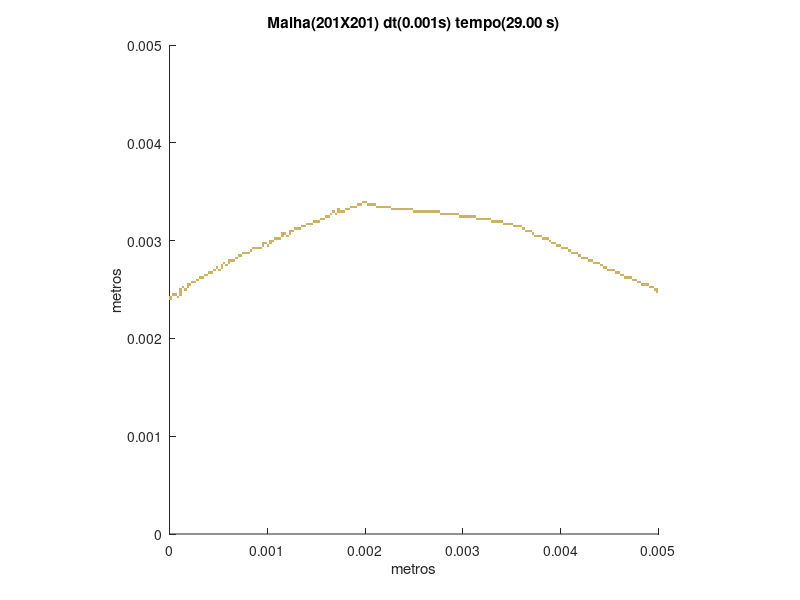

MATLAB code to generate this figure:
set (gca,'PlotBoxAspectRatio',[1 1 1],'Xlim',[0,0.005],'Ylim',[0,0.005])
hold on
title('Malha(201X201) dt(0.001s) tempo(29.00 s)')
hold on
ylabel('metros')
hold on
xlabel('metros')
hold on

fill([0 0 2.48756218905473E-05 2.48756218905473E-05],[0.00238805970149254 0.00241293532338308 0.00241293532338308 0.00238805970149254],[0.8,0.7,0.4],'LineStyle','none')

fill([0 0 2.48756218905473E-05 2.48756218905473E-05],[0.00241293532338308 0.00243781094527363 0.00243781094527363 0.00241293532338308],[0.8,0.7,0.4],'LineStyle','none')

fill([7.46268656716418E-05 7.46268656716418E-05 9.95024875621891E-05 9.95024875621891E-05],[0.00241293532338308 0.00243781094527363 0.00243781094527363 0.00241293532338308],[0.8,0.7,0.4],'LineStyle','none')

fill([2.48756218905473E-05 2.48756218905473E-05 4.97512437810945E-05 4.97512437810945E-05],[0.00243781094527363 0.00246268656716418 0.00246268656716418 0.00243781094527363],[0.8,0.7,0.4],'LineStyle','none')

fill([4.97512437810945E-05 4.97512437810945E-05 7.46268656716418E-05 7.46268656716418E-05],[0.00243781094527363 0.00246268656716418 0.00246268656716418 0.00243781094527363],[0.8,0.7,0.4],'LineStyle','none')

fill([9.95024875621891E-05 9.95024875621891E-05 0.000124378109452736 0.000124378109452736],[0.00243781094527363 0.00246268656716418 0.00246268656716418 0.00243781094527363],[0.8,0.7,0.4],'LineStyle','none')

fill([9.95024875621891E-05 9.95024875621891E-05 0.000124378109452736 0.000124378109452736],[0.00246268656716418 0.00248756218905473 0.00248756218905473 0.00246268656716418],[0.8,0.7,0.4],'LineStyle','none')

fill([0.00497512437810945 0.00497512437810945 0.005 0.005],[0.00246268656716418 0.00248756218905473 0.00248756218905473 0.00246268656716418],[0.8,0.7,0.4],'LineStyle','none')

fill([9.95024875621891E-05 9.95024875621891E-05 0.000124378109452736 0.000124378109452736],[0.00248756218905473 0.00251243781094527 0.00251243781094527 0.00248756218905473],[0.8,0.7,0.4],'LineStyle','none')

fill([0.000149253731343284 0.000149253731343284 0.000174129353233831 0.000174129353233831],[0.00248756218905473 0.00251243781094527 0.00251243781094527 0.00248756218905473],[0.8,0.7,0.4],'LineStyle','none')

fill([0.00495024875621891 0.00495024875621891 0.00497512437810945 0.00497512437810945],[0.00248756218905473 0.00251243781094527 0.00251243781094527 0.00248756218905473],[0.8,0.7,0.4],'LineStyle','none')

fill([0.00497512437810945 0.00497512437810945 0.005 0.005],[0.00248756218905473 0.00251243781094527 0.00251243781094527 0.00248756218905473],[0.8,0.7,0.4],'LineStyle','none')

fill([0.000124378109452736 0.000124378109452736 0.000149253731343284 0.000149253731343284],[0.00251243781094527 0.00253731343283582 0.00253731343283582 0.00251243781094527],[0.8,0.7,0.4],'LineStyle','none')

fill([0.000174129353233831 0.000174129353233831 0.000199004975124378 0.000199004975124378],[0.00251243781094527 0.00253731343283582 0.00253731343283582 0.00251243781094527],[0.8,0.7,0.4],'LineStyle','none')

fill([0.00490049751243781 0.00490049751243781 0.00492537313432836 0.00492537313432836],[0.00251243781094527 0.00253731343283582 0.00253731343283582 0.00251243781094527],[0.8,0.7,0.4],'LineStyle','none')

fill([0.00492537313432836 0.00492537313432836 0.00495024875621891 0.00495024875621891],[0.00251243781094527 0.00253731343283582 0.00253731343283582 0.00251243781094527],[0.8,0.7,0.4],'LineStyle','none')

fill([0.000174129353233831 0.000174129353233831 0.000199004975124378 0.000199004975124378],[0.00253731343283582 0.00256218905472637 0.00256218905472637 0.00253731343283582],[0.8,0.7,0.4],'LineStyle','none')

fill([0.000199004975124378 0.000199004975124378 0.000223880597014925 0.000223880597014925],[0.00253731343283582 0.00256218905472637 0.00256218905472637 0.00253731343283582],[0.8,0.7,0.4],'LineStyle','none')

fill([0.00482587064676617 0.00482587064676617 0.00485074626865672 0.00485074626865672],[0.00253731343283582 0.00256218905472637 0.00256218905472637 0.00253731343283582],[0.8,0.7,0.4],'LineStyle','none')

fill([0.00485074626865672 0.00485074626865672 0.00487562189054726 0.00487562189054726],[0.00253731343283582 0.00256218905472637 0.00256218905472637 0.00253731343283582],[0.8,0.7,0.4],'LineStyle','none')

fill([0.00487562189054726 0.00487562189054726 0.00490049751243781 0.00490049751243781],[0.00253731343283582 0.00256218905472637 0.00256218905472637 0.00253731343283582],[0.8,0.7,0.4],'LineStyle','none')

fill([0.000223880597014925 0.000223880597014925 0.000248756218905473 0.000248756218905473],[0.00256218905472637 0.00258706467661692 0.00258706467661692 0.00256218905472637],[0.8,0.7,0.4],'LineStyle','none')

fill([0.000248756218905473 0.000248756218905473 0.00027363184079602 0.00027363184079602],[0.00256218905472637 0.00258706467661692 0.00258706467661692 0.00256218905472637],[0.8,0.7,0.4],'LineStyle','none')

fill([0.00477611940298507 0.00477611940298507 0.00480099502487562 0.00480099502487562],[0.00256218905472637 0.00258706467661692 0.00258706467661692 0.00256218905472637],[0.8,0.7,0.4],'LineStyle','none')

fill([0.00480099502487562 0.00480099502487562 0.00482587064676617 0.00482587064676617],[0.00256218905472637 0.00258706467661692 0.00258706467661692 0.00256218905472637],[0.8,0.7,0.4],'LineStyle','none')

fill([0.00027363184079602 0.00027363184079602 0.000298507462686567 0.000298507462686567],[0.00258706467661692 0.00261194029850746 0.00261194029850746 0.00258706467661692],[0.8,0.7,0.4],'LineStyle','none')

fill([0.00472636815920398 0.00472636815920398 0.00475124378109453 0.00475124378109453],[0.00258706467661692 0.00261194029850746 0.00261194029850746 0.00258706467661692],[0.8,0.7,0.4],'LineStyle','none')

fill([0.00475124378109453 0.00475124378109453 0.00477611940298507 0.00477611940298507],[0.00258706467661692 0.00261194029850746 0.00261194029850746 0.00258706467661692],[0.8,0.7,0.4],'LineStyle','none')

fill([0.000298507462686567 0.000298507462686567 0.000323383084577114 0.000323383084577114],[0.00261194029850746 0.00263681592039801 0.00263681592039801 0.00261194029850746],[0.8,0.7,0.4],'LineStyle','none')

fill([0.000323383084577114 0.000323383084577114 0.000348258706467662 0.000348258706467662],[0.00261194029850746 0.00263681592039801 0.00263681592039801 0.00261194029850746],[0.8,0.7,0.4],'LineStyle','none')

fill([0.00465174129353234 0.00465174129353234 0.00467661691542289 0.00467661691542289],[0.00261194029850746 0.00263681592039801 0.00263681592039801 0.00261194029850746],[0.8,0.7,0.4],'LineStyle','none')

fill([0.00467661691542289 0.00467661691542289 0.00470149253731343 0.00470149253731343],[0.00261194029850746 0.00263681592039801 0.00263681592039801 0.00261194029850746],[0.8,0.7,0.4],'LineStyle','none')

fill([0.00470149253731343 0.00470149253731343 0.00472636815920398 0.00472636815920398],[0.00261194029850746 0.00263681592039801 0.00263681592039801 0.00261194029850746],[0.8,0.7,0.4],'LineStyle','none')

fill([0.000348258706467662 0.000348258706467662 0.000373134328358209 0.000373134328358209],[0.00263681592039801 0.00266169154228856 0.00266169154228856 0.00263681592039801],[0.8,0.7,0.4],'LineStyle','none')

fill([0.000373134328358209 0.000373134328358209 0.000398009950248756 0.000398009950248756],[0.00263681592039801 0.00266169154228856 0.00266169154228856 0.00263681592039801],[0.8,0.7,0.4],'LineStyle','none')

fill([0.00460199004975124 0.00460199004975124 0.00462686567164179 0.00462686567164179],[0.00263681592039801 0.00266169154228856 0.00266169154228856 0.00263681592039801],[0.8,0.7,0.4],'LineStyle','none')

fill([0.00462686567164179 0.00462686567164179 0.00465174129353234 0.00465174129353234],[0.00263681592039801 0.00266169154228856 0.00266169154228856 0.00263681592039801],[0.8,0.7,0.4],'LineStyle','none')

fill([0.000398009950248756 0.000398009950248756 0.000422885572139303 0.000422885572139303],[0.00266169154228856 0.0026865671641791 0.0026865671641791 0.00266169154228856],[0.8,0.7,0.4],'LineStyle','none')

fill([0.000422885572139303 0.000422885572139303 0.000447761194029851 0.000447761194029851],[0.00266169154228856 0.0026865671641791 0.0026865671641791 0.00266169154228856],[0.8,0.7,0.4],'LineStyle','none')

fill([0.00455223880597015 0.00455223880597015 0.0045771144278607 0.0045771144278607],[0.00266169154228856 0.0026865671641791 0.0026865671641791 0.00266169154228856],[0.8,0.7,0.4],'LineStyle','none')

fill([0.0045771144278607 0.0045771144278607 0.00460199004975124 0.00460199004975124],[0.00266169154228856 0.0026865671641791 0.0026865671641791 0.00266169154228856],[0.8,0.7,0.4],'LineStyle','none')

fill([0.000447761194029851 0.000447761194029851 0.000472636815920398 0.000472636815920398],[0.0026865671641791 0.00271144278606965 0.00271144278606965 0.0026865671641791],[0.8,0.7,0.4],'LineStyle','none')

fill([0.000497512437810945 0.000497512437810945 0.000522388059701492 0.000522388059701492],[0.0026865671641791 0.00271144278606965 0.00271144278606965 0.0026865671641791],[0.8,0.7,0.4],'LineStyle','none')

fill([0.00447761194029851 0.00447761194029851 0.00450248756218905 0.00450248756218905],[0.0026865671641791 0.00271144278606965 0.00271144278606965 0.0026865671641791],[0.8,0.7,0.4],'LineStyle','none')

fill([0.00450248756218905 0.00450248756218905 0.0045273631840796 0.0045273631840796],[0.0026865671641791 0.00271144278606965 0.00271144278606965 0.0026865671641791],[0.8,0.7,0.4],'LineStyle','none')

fill([0.0045273631840796 0.0045273631840796 0.00455223880597015 0.00455223880597015],[0.0026865671641791 0.00271144278606965 0.00271144278606965 0.0026865671641791],[0.8,0.7,0.4],'LineStyle','none')

fill([0.000472636815920398 0.000472636815920398 0.000497512437810945 0.000497512437810945],[0.00271144278606965 0.0027363184079602 0.0027363184079602 0.00271144278606965],[0.8,0.7,0.4],'LineStyle','none')

fill([0.000522388059701492 0.000522388059701492 0.00054726368159204 0.00054726368159204],[0.00271144278606965 0.0027363184079602 0.0027363184079602 0.00271144278606965],[0.8,0.7,0.4],'LineStyle','none')

fill([0.00442786069651741 0.00442786069651741 0.00445273631840796 0.00445273631840796],[0.00271144278606965 0.0027363184079602 0.0027363184079602 0.00271144278606965],[0.8,0.7,0.4],'LineStyle','none')

fill([0.00445273631840796 0.00445273631840796 0.00447761194029851 0.00447761194029851],[0.00271144278606965 0.0027363184079602 0.0027363184079602 0.00271144278606965],[0.8,0.7,0.4],'LineStyle','none')

fill([0.000522388059701492 0.000522388059701492 0.00054726368159204 0.00054726368159204],[0.0027363184079602 0.00276119402985075 0.00276119402985075 0.0027363184079602],[0.8,0.7,0.4],'LineStyle','none')

fill([0.000572139303482587 0.000572139303482587 0.000597014925373134 0.000597014925373134],[0.0027363184079602 0.00276119402985075 0.00276119402985075 0.0027363184079602],[0.8,0.7,0.4],'LineStyle','none')

fill([0.00440298507462687 0.00440298507462687 0.00442786069651741 0.00442786069651741],[0.0027363184079602 0.00276119402985075 0.00276119402985075 0.0027363184079602],[0.8,0.7,0.4],'LineStyle','none')

fill([0.00054726368159204 0.00054726368159204 0.000572139303482587 0.000572139303482587],[0.00276119402985075 0.00278606965174129 0.00278606965174129 0.00276119402985075],[0.8,0.7,0.4],'LineStyle','none')

fill([0.000597014925373134 0.000597014925373134 0.000621890547263682 0.000621890547263682],[0.00276119402985075 0.00278606965174129 0.00278606965174129 0.00276119402985075],[0.8,0.7,0.4],'LineStyle','none')

fill([0.00432835820895522 0.00432835820895522 0.00435323383084577 0.00435323383084577],[0.00276119402985075 0.00278606965174129 0.00278606965174129 0.00276119402985075],[0.8,0.7,0.4],'LineStyle','none')

fill([0.00435323383084577 0.00435323383084577 0.00437810945273632 0.00437810945273632],[0.00276119402985075 0.00278606965174129 0.00278606965174129 0.00276119402985075],[0.8,0.7,0.4],'LineStyle','none')

fill([0.00437810945273632 0.00437810945273632 0.00440298507462687 0.00440298507462687],[0.00276119402985075 0.00278606965174129 0.00278606965174129 0.00276119402985075],[0.8,0.7,0.4],'LineStyle','none')

fill([0.000597014925373134 0.000597014925373134 0.000621890547263682 0.000621890547263682],[0.00278606965174129 0.00281094527363184 0.00281094527363184 0.00278606965174129],[0.8,0.7,0.4],'LineStyle','none')

fill([0.000621890547263682 0.000621890547263682 0.000646766169154229 0.000646766169154229],[0.00278606965174129 0.00281094527363184 0.00281094527363184 0.00278606965174129],[0.8,0.7,0.4],'LineStyle','none')

fill([0.000646766169154229 0.000646766169154229 0.000671641791044776 0.000671641791044776],[0.00278606965174129 0.00281094527363184 0.00281094527363184 0.00278606965174129],[0.8,0.7,0.4],'LineStyle','none')

fill([0.00427860696517413 0.00427860696517413 0.00430348258706468 0.00430348258706468],[0.00278606965174129 0.00281094527363184 0.00281094527363184 0.00278606965174129],[0.8,0.7,0.4],'LineStyle','none')

fill([0.00430348258706468 0.00430348258706468 0.00432835820895522 0.00432835820895522],[0.00278606965174129 0.00281094527363184 0.00281094527363184 0.00278606965174129],[0.8,0.7,0.4],'LineStyle','none')

fill([0.000671641791044776 0.000671641791044776 0.000696517412935323 0.000696517412935323],[0.00281094527363184 0.00283582089552239 0.00283582089552239 0.00281094527363184],[0.8,0.7,0.4],'LineStyle','none')

fill([0.00420398009950249 0.00420398009950249 0.00422885572139303 0.00422885572139303],[0.00281094527363184 0.00283582089552239 0.00283582089552239 0.00281094527363184],[0.8,0.7,0.4],'LineStyle','none')

fill([0.00422885572139303 0.00422885572139303 0.00425373134328358 0.00425373134328358],[0.00281094527363184 0.00283582089552239 0.00283582089552239 0.00281094527363184],[0.8,0.7,0.4],'LineStyle','none')

fill([0.00425373134328358 0.00425373134328358 0.00427860696517413 0.00427860696517413],[0.00281094527363184 0.00283582089552239 0.00283582089552239 0.00281094527363184],[0.8,0.7,0.4],'LineStyle','none')

fill([0.000696517412935323 0.000696517412935323 0.000721393034825871 0.000721393034825871],[0.00283582089552239 0.00286069651741294 0.00286069651741294 0.00283582089552239],[0.8,0.7,0.4],'LineStyle','none')

fill([0.000721393034825871 0.000721393034825871 0.000746268656716418 0.000746268656716418],[0.00283582089552239 0.00286069651741294 0.00286069651741294 0.00283582089552239],[0.8,0.7,0.4],'LineStyle','none')

fill([0.00417910447761194 0.00417910447761194 0.00420398009950249 0.00420398009950249],[0.00283582089552239 0.00286069651741294 0.00286069651741294 0.00283582089552239],[0.8,0.7,0.4],'LineStyle','none')

fill([0.000746268656716418 0.000746268656716418 0.000771144278606965 0.000771144278606965],[0.00286069651741294 0.00288557213930348 0.00288557213930348 0.00286069651741294],[0.8,0.7,0.4],'LineStyle','none')

fill([0.000771144278606965 0.000771144278606965 0.000796019900497512 0.000796019900497512],[0.00286069651741294 0.00288557213930348 0.00288557213930348 0.00286069651741294],[0.8,0.7,0.4],'LineStyle','none')

fill([0.000796019900497512 0.000796019900497512 0.00082089552238806 0.00082089552238806],[0.00286069651741294 0.00288557213930348 0.00288557213930348 0.00286069651741294],[0.8,0.7,0.4],'LineStyle','none')

fill([0.0041044776119403 0.0041044776119403 0.00412935323383085 0.00412935323383085],[0.00286069651741294 0.00288557213930348 0.00288557213930348 0.00286069651741294],[0.8,0.7,0.4],'LineStyle','none')

fill([0.00412935323383085 0.00412935323383085 0.00415422885572139 0.00415422885572139],[0.00286069651741294 0.00288557213930348 0.00288557213930348 0.00286069651741294],[0.8,0.7,0.4],'LineStyle','none')

fill([0.00415422885572139 0.00415422885572139 0.00417910447761194 0.00417910447761194],[0.00286069651741294 0.00288557213930348 0.00288557213930348 0.00286069651741294],[0.8,0.7,0.4],'LineStyle','none')

fill([0.00082089552238806 0.00082089552238806 0.000845771144278607 0.000845771144278607],[0.00288557213930348 0.00291044776119403 0.00291044776119403 0.00288557213930348],[0.8,0.7,0.4],'LineStyle','none')

fill([0.00407960199004975 0.00407960199004975 0.0041044776119403 0.0041044776119403],[0.00288557213930348 0.00291044776119403 0.00291044776119403 0.00288557213930348],[0.8,0.7,0.4],'LineStyle','none')

fill([0.000845771144278607 0.000845771144278607 0.000870646766169154 0.000870646766169154],[0.00291044776119403 0.00293532338308458 0.00293532338308458 0.00291044776119403],[0.8,0.7,0.4],'LineStyle','none')

fill([0.000870646766169154 0.000870646766169154 0.000895522388059702 0.000895522388059702],[0.00291044776119403 0.00293532338308458 0.00293532338308458 0.00291044776119403],[0.8,0.7,0.4],'LineStyle','none')

fill([0.000895522388059702 0.000895522388059702 0.000920398009950249 0.000920398009950249],[0.00291044776119403 0.00293532338308458 0.00293532338308458 0.00291044776119403],[0.8,0.7,0.4],'LineStyle','none')

fill([0.000920398009950249 0.000920398009950249 0.000945273631840796 0.000945273631840796],[0.00291044776119403 0.00293532338308458 0.00293532338308458 0.00291044776119403],[0.8,0.7,0.4],'LineStyle','none')

fill([0.00400497512437811 0.00400497512437811 0.00402985074626866 0.00402985074626866],[0.00291044776119403 0.00293532338308458 0.00293532338308458 0.00291044776119403],[0.8,0.7,0.4],'LineStyle','none')

fill([0.00402985074626866 0.00402985074626866 0.0040547263681592 0.0040547263681592],[0.00291044776119403 0.00293532338308458 0.00293532338308458 0.00291044776119403],[0.8,0.7,0.4],'LineStyle','none')

fill([0.0040547263681592 0.0040547263681592 0.00407960199004975 0.00407960199004975],[0.00291044776119403 0.00293532338308458 0.00293532338308458 0.00291044776119403],[0.8,0.7,0.4],'LineStyle','none')

fill([0.000945273631840796 0.000945273631840796 0.000970149253731343 0.000970149253731343],[0.00293532338308458 0.00296019900497512 0.00296019900497512 0.00293532338308458],[0.8,0.7,0.4],'LineStyle','none')

fill([0.00099502487562189 0.00099502487562189 0.00101990049751244 0.00101990049751244],[0.00293532338308458 0.00296019900497512 0.00296019900497512 0.00293532338308458],[0.8,0.7,0.4],'LineStyle','none')

fill([0.00395522388059701 0.00395522388059701 0.00398009950248756 0.00398009950248756],[0.00293532338308458 0.00296019900497512 0.00296019900497512 0.00293532338308458],[0.8,0.7,0.4],'LineStyle','none')

fill([0.00398009950248756 0.00398009950248756 0.00400497512437811 0.00400497512437811],[0.00293532338308458 0.00296019900497512 0.00296019900497512 0.00293532338308458],[0.8,0.7,0.4],'LineStyle','none')

fill([0.000945273631840796 0.000945273631840796 0.000970149253731343 0.000970149253731343],[0.00296019900497512 0.00298507462686567 0.00298507462686567 0.00296019900497512],[0.8,0.7,0.4],'LineStyle','none')

fill([0.000970149253731343 0.000970149253731343 0.00099502487562189 0.00099502487562189],[0.00296019900497512 0.00298507462686567 0.00298507462686567 0.00296019900497512],[0.8,0.7,0.4],'LineStyle','none')

fill([0.00101990049751244 0.00101990049751244 0.00104477611940298 0.00104477611940298],[0.00296019900497512 0.00298507462686567 0.00298507462686567 0.00296019900497512],[0.8,0.7,0.4],'LineStyle','none')

fill([0.00390547263681592 0.00390547263681592 0.00393034825870647 0.00393034825870647],[0.00296019900497512 0.00298507462686567 0.00298507462686567 0.00296019900497512],[0.8,0.7,0.4],'LineStyle','none')

fill([0.00393034825870647 0.00393034825870647 0.00395522388059701 0.00395522388059701],[0.00296019900497512 0.00298507462686567 0.00298507462686567 0.00296019900497512],[0.8,0.7,0.4],'LineStyle','none')

fill([0.00101990049751244 0.00101990049751244 0.00104477611940298 0.00104477611940298],[0.00298507462686567 0.00300995024875622 0.00300995024875622 0.00298507462686567],[0.8,0.7,0.4],'LineStyle','none')

fill([0.00104477611940298 0.00104477611940298 0.00106965174129353 0.00106965174129353],[0.00298507462686567 0.00300995024875622 0.00300995024875622 0.00298507462686567],[0.8,0.7,0.4],'LineStyle','none')

fill([0.00388059701492537 0.00388059701492537 0.00390547263681592 0.00390547263681592],[0.00298507462686567 0.00300995024875622 0.00300995024875622 0.00298507462686567],[0.8,0.7,0.4],'LineStyle','none')

fill([0.00106965174129353 0.00106965174129353 0.00109452736318408 0.00109452736318408],[0.00300995024875622 0.00303482587064677 0.00303482587064677 0.00300995024875622],[0.8,0.7,0.4],'LineStyle','none')

fill([0.00109452736318408 0.00109452736318408 0.00111940298507463 0.00111940298507463],[0.00300995024875622 0.00303482587064677 0.00303482587064677 0.00300995024875622],[0.8,0.7,0.4],'LineStyle','none')

fill([0.00111940298507463 0.00111940298507463 0.00114427860696517 0.00114427860696517],[0.00300995024875622 0.00303482587064677 0.00303482587064677 0.00300995024875622],[0.8,0.7,0.4],'LineStyle','none')

fill([0.00380597014925373 0.00380597014925373 0.00383084577114428 0.00383084577114428],[0.00300995024875622 0.00303482587064677 0.00303482587064677 0.00300995024875622],[0.8,0.7,0.4],'LineStyle','none')

fill([0.00383084577114428 0.00383084577114428 0.00385572139303483 0.00385572139303483],[0.00300995024875622 0.00303482587064677 0.00303482587064677 0.00300995024875622],[0.8,0.7,0.4],'LineStyle','none')

fill([0.00385572139303483 0.00385572139303483 0.00388059701492537 0.00388059701492537],[0.00300995024875622 0.00303482587064677 0.00303482587064677 0.00300995024875622],[0.8,0.7,0.4],'LineStyle','none')

fill([0.00114427860696517 0.00114427860696517 0.00116915422885572 0.00116915422885572],[0.00303482587064677 0.00305970149253731 0.00305970149253731 0.00303482587064677],[0.8,0.7,0.4],'LineStyle','none')

fill([0.00119402985074627 0.00119402985074627 0.00121890547263682 0.00121890547263682],[0.00303482587064677 0.00305970149253731 0.00305970149253731 0.00303482587064677],[0.8,0.7,0.4],'LineStyle','none')

fill([0.00373134328358209 0.00373134328358209 0.00375621890547264 0.00375621890547264],[0.00303482587064677 0.00305970149253731 0.00305970149253731 0.00303482587064677],[0.8,0.7,0.4],'LineStyle','none')

fill([0.00375621890547264 0.00375621890547264 0.00378109452736318 0.00378109452736318],[0.00303482587064677 0.00305970149253731 0.00305970149253731 0.00303482587064677],[0.8,0.7,0.4],'LineStyle','none')

fill([0.00378109452736318 0.00378109452736318 0.00380597014925373 0.00380597014925373],[0.00303482587064677 0.00305970149253731 0.00305970149253731 0.00303482587064677],[0.8,0.7,0.4],'LineStyle','none')

fill([0.00114427860696517 0.00114427860696517 0.00116915422885572 0.00116915422885572],[0.00305970149253731 0.00308457711442786 0.00308457711442786 0.00305970149253731],[0.8,0.7,0.4],'LineStyle','none')

fill([0.00116915422885572 0.00116915422885572 0.00119402985074627 0.00119402985074627],[0.00305970149253731 0.00308457711442786 0.00308457711442786 0.00305970149253731],[0.8,0.7,0.4],'LineStyle','none')

fill([0.00121890547263682 0.00121890547263682 0.00124378109452736 0.00124378109452736],[0.00305970149253731 0.00308457711442786 0.00308457711442786 0.00305970149253731],[0.8,0.7,0.4],'LineStyle','none')

fill([0.00370646766169154 0.00370646766169154 0.00373134328358209 0.00373134328358209],[0.00305970149253731 0.00308457711442786 0.00308457711442786 0.00305970149253731],[0.8,0.7,0.4],'LineStyle','none')

fill([0.00121890547263682 0.00121890547263682 0.00124378109452736 0.00124378109452736],[0.00308457711442786 0.00310945273631841 0.00310945273631841 0.00308457711442786],[0.8,0.7,0.4],'LineStyle','none')

fill([0.00124378109452736 0.00124378109452736 0.00126865671641791 0.00126865671641791],[0.00308457711442786 0.00310945273631841 0.00310945273631841 0.00308457711442786],[0.8,0.7,0.4],'LineStyle','none')

fill([0.0036318407960199 0.0036318407960199 0.00365671641791045 0.00365671641791045],[0.00308457711442786 0.00310945273631841 0.00310945273631841 0.00308457711442786],[0.8,0.7,0.4],'LineStyle','none')

fill([0.00365671641791045 0.00365671641791045 0.003681592039801 0.003681592039801],[0.00308457711442786 0.00310945273631841 0.00310945273631841 0.00308457711442786],[0.8,0.7,0.4],'LineStyle','none')

fill([0.003681592039801 0.003681592039801 0.00370646766169154 0.00370646766169154],[0.00308457711442786 0.00310945273631841 0.00310945273631841 0.00308457711442786],[0.8,0.7,0.4],'LineStyle','none')

fill([0.00126865671641791 0.00126865671641791 0.00129353233830846 0.00129353233830846],[0.00310945273631841 0.00313432835820896 0.00313432835820896 0.00310945273631841],[0.8,0.7,0.4],'LineStyle','none')

fill([0.00129353233830846 0.00129353233830846 0.001318407960199 0.001318407960199],[0.00310945273631841 0.00313432835820896 0.00313432835820896 0.00310945273631841],[0.8,0.7,0.4],'LineStyle','none')

fill([0.001318407960199 0.001318407960199 0.00134328358208955 0.00134328358208955],[0.00310945273631841 0.00313432835820896 0.00313432835820896 0.00310945273631841],[0.8,0.7,0.4],'LineStyle','none')

fill([0.00360696517412935 0.00360696517412935 0.0036318407960199 0.0036318407960199],[0.00310945273631841 0.00313432835820896 0.00313432835820896 0.00310945273631841],[0.8,0.7,0.4],'LineStyle','none')

fill([0.00134328358208955 0.00134328358208955 0.0013681592039801 0.0013681592039801],[0.00313432835820896 0.0031592039800995 0.0031592039800995 0.00313432835820896],[0.8,0.7,0.4],'LineStyle','none')

fill([0.0013681592039801 0.0013681592039801 0.00139303482587065 0.00139303482587065],[0.00313432835820896 0.0031592039800995 0.0031592039800995 0.00313432835820896],[0.8,0.7,0.4],'LineStyle','none')

fill([0.00350746268656716 0.00350746268656716 0.00353233830845771 0.00353233830845771],[0.00313432835820896 0.0031592039800995 0.0031592039800995 0.00313432835820896],[0.8,0.7,0.4],'LineStyle','none')

fill([0.00353233830845771 0.00353233830845771 0.00355721393034826 0.00355721393034826],[0.00313432835820896 0.0031592039800995 0.0031592039800995 0.00313432835820896],[0.8,0.7,0.4],'LineStyle','none')

fill([0.00355721393034826 0.00355721393034826 0.00358208955223881 0.00358208955223881],[0.00313432835820896 0.0031592039800995 0.0031592039800995 0.00313432835820896],[0.8,0.7,0.4],'LineStyle','none')

fill([0.00358208955223881 0.00358208955223881 0.00360696517412935 0.00360696517412935],[0.00313432835820896 0.0031592039800995 0.0031592039800995 0.00313432835820896],[0.8,0.7,0.4],'LineStyle','none')

fill([0.00139303482587065 0.00139303482587065 0.00141791044776119 0.00141791044776119],[0.0031592039800995 0.00318407960199005 0.00318407960199005 0.0031592039800995],[0.8,0.7,0.4],'LineStyle','none')

fill([0.00141791044776119 0.00141791044776119 0.00144278606965174 0.00144278606965174],[0.0031592039800995 0.00318407960199005 0.00318407960199005 0.0031592039800995],[0.8,0.7,0.4],'LineStyle','none')

fill([0.00144278606965174 0.00144278606965174 0.00146766169154229 0.00146766169154229],[0.0031592039800995 0.00318407960199005 0.00318407960199005 0.0031592039800995],[0.8,0.7,0.4],'LineStyle','none')

fill([0.00340796019900498 0.00340796019900498 0.00343283582089552 0.00343283582089552],[0.0031592039800995 0.00318407960199005 0.00318407960199005 0.0031592039800995],[0.8,0.7,0.4],'LineStyle','none')

fill([0.00343283582089552 0.00343283582089552 0.00345771144278607 0.00345771144278607],[0.0031592039800995 0.00318407960199005 0.00318407960199005 0.0031592039800995],[0.8,0.7,0.4],'LineStyle','none')

fill([0.00345771144278607 0.00345771144278607 0.00348258706467662 0.00348258706467662],[0.0031592039800995 0.00318407960199005 0.00318407960199005 0.0031592039800995],[0.8,0.7,0.4],'LineStyle','none')

fill([0.00348258706467662 0.00348258706467662 0.00350746268656716 0.00350746268656716],[0.0031592039800995 0.00318407960199005 0.00318407960199005 0.0031592039800995],[0.8,0.7,0.4],'LineStyle','none')

fill([0.00146766169154229 0.00146766169154229 0.00149253731343284 0.00149253731343284],[0.00318407960199005 0.0032089552238806 0.0032089552238806 0.00318407960199005],[0.8,0.7,0.4],'LineStyle','none')

fill([0.00149253731343284 0.00149253731343284 0.00151741293532338 0.00151741293532338],[0.00318407960199005 0.0032089552238806 0.0032089552238806 0.00318407960199005],[0.8,0.7,0.4],'LineStyle','none')

fill([0.00151741293532338 0.00151741293532338 0.00154228855721393 0.00154228855721393],[0.00318407960199005 0.0032089552238806 0.0032089552238806 0.00318407960199005],[0.8,0.7,0.4],'LineStyle','none')

fill([0.00328358208955224 0.00328358208955224 0.00330845771144279 0.00330845771144279],[0.00318407960199005 0.0032089552238806 0.0032089552238806 0.00318407960199005],[0.8,0.7,0.4],'LineStyle','none')

fill([0.00330845771144279 0.00330845771144279 0.00333333333333333 0.00333333333333333],[0.00318407960199005 0.0032089552238806 0.0032089552238806 0.00318407960199005],[0.8,0.7,0.4],'LineStyle','none')

fill([0.00333333333333333 0.00333333333333333 0.00335820895522388 0.00335820895522388],[0.00318407960199005 0.0032089552238806 0.0032089552238806 0.00318407960199005],[0.8,0.7,0.4],'LineStyle','none')

fill([0.00335820895522388 0.00335820895522388 0.00338308457711443 0.00338308457711443],[0.00318407960199005 0.0032089552238806 0.0032089552238806 0.00318407960199005],[0.8,0.7,0.4],'LineStyle','none')

fill([0.00338308457711443 0.00338308457711443 0.00340796019900498 0.00340796019900498],[0.00318407960199005 0.0032089552238806 0.0032089552238806 0.00318407960199005],[0.8,0.7,0.4],'LineStyle','none')

fill([0.00154228855721393 0.00154228855721393 0.00156716417910448 0.00156716417910448],[0.0032089552238806 0.00323383084577114 0.00323383084577114 0.0032089552238806],[0.8,0.7,0.4],'LineStyle','none')

fill([0.00156716417910448 0.00156716417910448 0.00159203980099502 0.00159203980099502],[0.0032089552238806 0.00323383084577114 0.00323383084577114 0.0032089552238806],[0.8,0.7,0.4],'LineStyle','none')

fill([0.00313432835820896 0.00313432835820896 0.0031592039800995 0.0031592039800995],[0.0032089552238806 0.00323383084577114 0.00323383084577114 0.0032089552238806],[0.8,0.7,0.4],'LineStyle','none')

fill([0.0031592039800995 0.0031592039800995 0.00318407960199005 0.00318407960199005],[0.0032089552238806 0.00323383084577114 0.00323383084577114 0.0032089552238806],[0.8,0.7,0.4],'LineStyle','none')

fill([0.00318407960199005 0.00318407960199005 0.0032089552238806 0.0032089552238806],[0.0032089552238806 0.00323383084577114 0.00323383084577114 0.0032089552238806],[0.8,0.7,0.4],'LineStyle','none')

fill([0.0032089552238806 0.0032089552238806 0.00323383084577114 0.00323383084577114],[0.0032089552238806 0.00323383084577114 0.00323383084577114 0.0032089552238806],[0.8,0.7,0.4],'LineStyle','none')

fill([0.00323383084577114 0.00323383084577114 0.00325870646766169 0.00325870646766169],[0.0032089552238806 0.00323383084577114 0.00323383084577114 0.0032089552238806],[0.8,0.7,0.4],'LineStyle','none')

fill([0.00325870646766169 0.00325870646766169 0.00328358208955224 0.00328358208955224],[0.0032089552238806 0.00323383084577114 0.00323383084577114 0.0032089552238806],[0.8,0.7,0.4],'LineStyle','none')

fill([0.00159203980099502 0.00159203980099502 0.00161691542288557 0.00161691542288557],[0.00323383084577114 0.00325870646766169 0.00325870646766169 0.00323383084577114],[0.8,0.7,0.4],'LineStyle','none')

fill([0.00161691542288557 0.00161691542288557 0.00164179104477612 0.00164179104477612],[0.00323383084577114 0.00325870646766169 0.00325870646766169 0.00323383084577114],[0.8,0.7,0.4],'LineStyle','none')

fill([0.00296019900497512 0.00296019900497512 0.00298507462686567 0.00298507462686567],[0.00323383084577114 0.00325870646766169 0.00325870646766169 0.00323383084577114],[0.8,0.7,0.4],'LineStyle','none')

fill([0.00298507462686567 0.00298507462686567 0.00300995024875622 0.00300995024875622],[0.00323383084577114 0.00325870646766169 0.00325870646766169 0.00323383084577114],[0.8,0.7,0.4],'LineStyle','none')

fill([0.00300995024875622 0.00300995024875622 0.00303482587064677 0.00303482587064677],[0.00323383084577114 0.00325870646766169 0.00325870646766169 0.00323383084577114],[0.8,0.7,0.4],'LineStyle','none')

fill([0.00303482587064677 0.00303482587064677 0.00305970149253731 0.00305970149253731],[0.00323383084577114 0.00325870646766169 0.00325870646766169 0.00323383084577114],[0.8,0.7,0.4],'LineStyle','none')

fill([0.00305970149253731 0.00305970149253731 0.00308457711442786 0.00308457711442786],[0.00323383084577114 0.00325870646766169 0.00325870646766169 0.00323383084577114],[0.8,0.7,0.4],'LineStyle','none')

fill([0.00308457711442786 0.00308457711442786 0.00310945273631841 0.00310945273631841],[0.00323383084577114 0.00325870646766169 0.00325870646766169 0.00323383084577114],[0.8,0.7,0.4],'LineStyle','none')

fill([0.00310945273631841 0.00310945273631841 0.00313432835820896 0.00313432835820896],[0.00323383084577114 0.00325870646766169 0.00325870646766169 0.00323383084577114],[0.8,0.7,0.4],'LineStyle','none')

fill([0.00164179104477612 0.00164179104477612 0.00166666666666667 0.00166666666666667],[0.00325870646766169 0.00328358208955224 0.00328358208955224 0.00325870646766169],[0.8,0.7,0.4],'LineStyle','none')

fill([0.00169154228855721 0.00169154228855721 0.00171641791044776 0.00171641791044776],[0.00325870646766169 0.00328358208955224 0.00328358208955224 0.00325870646766169],[0.8,0.7,0.4],'LineStyle','none')

fill([0.00276119402985075 0.00276119402985075 0.00278606965174129 0.00278606965174129],[0.00325870646766169 0.00328358208955224 0.00328358208955224 0.00325870646766169],[0.8,0.7,0.4],'LineStyle','none')

fill([0.00278606965174129 0.00278606965174129 0.00281094527363184 0.00281094527363184],[0.00325870646766169 0.00328358208955224 0.00328358208955224 0.00325870646766169],[0.8,0.7,0.4],'LineStyle','none')

fill([0.00281094527363184 0.00281094527363184 0.00283582089552239 0.00283582089552239],[0.00325870646766169 0.00328358208955224 0.00328358208955224 0.00325870646766169],[0.8,0.7,0.4],'LineStyle','none')

fill([0.00283582089552239 0.00283582089552239 0.00286069651741294 0.00286069651741294],[0.00325870646766169 0.00328358208955224 0.00328358208955224 0.00325870646766169],[0.8,0.7,0.4],'LineStyle','none')

fill([0.00286069651741294 0.00286069651741294 0.00288557213930348 0.00288557213930348],[0.00325870646766169 0.00328358208955224 0.00328358208955224 0.00325870646766169],[0.8,0.7,0.4],'LineStyle','none')

fill([0.00288557213930348 0.00288557213930348 0.00291044776119403 0.00291044776119403],[0.00325870646766169 0.00328358208955224 0.00328358208955224 0.00325870646766169],[0.8,0.7,0.4],'LineStyle','none')

fill([0.00291044776119403 0.00291044776119403 0.00293532338308458 0.00293532338308458],[0.00325870646766169 0.00328358208955224 0.00328358208955224 0.00325870646766169],[0.8,0.7,0.4],'LineStyle','none')

fill([0.00293532338308458 0.00293532338308458 0.00296019900497512 0.00296019900497512],[0.00325870646766169 0.00328358208955224 0.00328358208955224 0.00325870646766169],[0.8,0.7,0.4],'LineStyle','none')

fill([0.00166666666666667 0.00166666666666667 0.00169154228855721 0.00169154228855721],[0.00328358208955224 0.00330845771144279 0.00330845771144279 0.00328358208955224],[0.8,0.7,0.4],'LineStyle','none')

fill([0.00171641791044776 0.00171641791044776 0.00174129353233831 0.00174129353233831],[0.00328358208955224 0.00330845771144279 0.00330845771144279 0.00328358208955224],[0.8,0.7,0.4],'LineStyle','none')

fill([0.00174129353233831 0.00174129353233831 0.00176616915422886 0.00176616915422886],[0.00328358208955224 0.00330845771144279 0.00330845771144279 0.00328358208955224],[0.8,0.7,0.4],'LineStyle','none')

fill([0.00176616915422886 0.00176616915422886 0.0017910447761194 0.0017910447761194],[0.00328358208955224 0.00330845771144279 0.00330845771144279 0.00328358208955224],[0.8,0.7,0.4],'LineStyle','none')

fill([0.00248756218905473 0.00248756218905473 0.00251243781094527 0.00251243781094527],[0.00328358208955224 0.00330845771144279 0.00330845771144279 0.00328358208955224],[0.8,0.7,0.4],'LineStyle','none')

fill([0.00251243781094527 0.00251243781094527 0.00253731343283582 0.00253731343283582],[0.00328358208955224 0.00330845771144279 0.00330845771144279 0.00328358208955224],[0.8,0.7,0.4],'LineStyle','none')

fill([0.00253731343283582 0.00253731343283582 0.00256218905472637 0.00256218905472637],[0.00328358208955224 0.00330845771144279 0.00330845771144279 0.00328358208955224],[0.8,0.7,0.4],'LineStyle','none')

fill([0.00256218905472637 0.00256218905472637 0.00258706467661692 0.00258706467661692],[0.00328358208955224 0.00330845771144279 0.00330845771144279 0.00328358208955224],[0.8,0.7,0.4],'LineStyle','none')

fill([0.00258706467661692 0.00258706467661692 0.00261194029850746 0.00261194029850746],[0.00328358208955224 0.00330845771144279 0.00330845771144279 0.00328358208955224],[0.8,0.7,0.4],'LineStyle','none')

fill([0.00261194029850746 0.00261194029850746 0.00263681592039801 0.00263681592039801],[0.00328358208955224 0.00330845771144279 0.00330845771144279 0.00328358208955224],[0.8,0.7,0.4],'LineStyle','none')

fill([0.00263681592039801 0.00263681592039801 0.00266169154228856 0.00266169154228856],[0.00328358208955224 0.00330845771144279 0.00330845771144279 0.00328358208955224],[0.8,0.7,0.4],'LineStyle','none')

fill([0.00266169154228856 0.00266169154228856 0.0026865671641791 0.0026865671641791],[0.00328358208955224 0.00330845771144279 0.00330845771144279 0.00328358208955224],[0.8,0.7,0.4],'LineStyle','none')

fill([0.0026865671641791 0.0026865671641791 0.00271144278606965 0.00271144278606965],[0.00328358208955224 0.00330845771144279 0.00330845771144279 0.00328358208955224],[0.8,0.7,0.4],'LineStyle','none')

fill([0.00271144278606965 0.00271144278606965 0.0027363184079602 0.0027363184079602],[0.00328358208955224 0.00330845771144279 0.00330845771144279 0.00328358208955224],[0.8,0.7,0.4],'LineStyle','none')

fill([0.0027363184079602 0.0027363184079602 0.00276119402985075 0.00276119402985075],[0.00328358208955224 0.00330845771144279 0.00330845771144279 0.00328358208955224],[0.8,0.7,0.4],'LineStyle','none')

fill([0.00171641791044776 0.00171641791044776 0.00174129353233831 0.00174129353233831],[0.00330845771144279 0.00333333333333333 0.00333333333333333 0.00330845771144279],[0.8,0.7,0.4],'LineStyle','none')

fill([0.0017910447761194 0.0017910447761194 0.00181592039800995 0.00181592039800995],[0.00330845771144279 0.00333333333333333 0.00333333333333333 0.00330845771144279],[0.8,0.7,0.4],'LineStyle','none')

fill([0.00181592039800995 0.00181592039800995 0.0018407960199005 0.0018407960199005],[0.00330845771144279 0.00333333333333333 0.00333333333333333 0.00330845771144279],[0.8,0.7,0.4],'LineStyle','none')

fill([0.0022636815920398 0.0022636815920398 0.00228855721393035 0.00228855721393035],[0.00330845771144279 0.00333333333333333 0.00333333333333333 0.00330845771144279],[0.8,0.7,0.4],'LineStyle','none')

fill([0.00228855721393035 0.00228855721393035 0.0023134328358209 0.0023134328358209],[0.00330845771144279 0.00333333333333333 0.00333333333333333 0.00330845771144279],[0.8,0.7,0.4],'LineStyle','none')

fill([0.0023134328358209 0.0023134328358209 0.00233830845771144 0.00233830845771144],[0.00330845771144279 0.00333333333333333 0.00333333333333333 0.00330845771144279],[0.8,0.7,0.4],'LineStyle','none')

fill([0.00233830845771144 0.00233830845771144 0.00236318407960199 0.00236318407960199],[0.00330845771144279 0.00333333333333333 0.00333333333333333 0.00330845771144279],[0.8,0.7,0.4],'LineStyle','none')

fill([0.00236318407960199 0.00236318407960199 0.00238805970149254 0.00238805970149254],[0.00330845771144279 0.00333333333333333 0.00333333333333333 0.00330845771144279],[0.8,0.7,0.4],'LineStyle','none')

fill([0.00238805970149254 0.00238805970149254 0.00241293532338308 0.00241293532338308],[0.00330845771144279 0.00333333333333333 0.00333333333333333 0.00330845771144279],[0.8,0.7,0.4],'LineStyle','none')

fill([0.00241293532338308 0.00241293532338308 0.00243781094527363 0.00243781094527363],[0.00330845771144279 0.00333333333333333 0.00333333333333333 0.00330845771144279],[0.8,0.7,0.4],'LineStyle','none')

fill([0.00243781094527363 0.00243781094527363 0.00246268656716418 0.00246268656716418],[0.00330845771144279 0.00333333333333333 0.00333333333333333 0.00330845771144279],[0.8,0.7,0.4],'LineStyle','none')

fill([0.00246268656716418 0.00246268656716418 0.00248756218905473 0.00248756218905473],[0.00330845771144279 0.00333333333333333 0.00333333333333333 0.00330845771144279],[0.8,0.7,0.4],'LineStyle','none')

fill([0.0018407960199005 0.0018407960199005 0.00186567164179104 0.00186567164179104],[0.00333333333333333 0.00335820895522388 0.00335820895522388 0.00333333333333333],[0.8,0.7,0.4],'LineStyle','none')

fill([0.00186567164179104 0.00186567164179104 0.00189054726368159 0.00189054726368159],[0.00333333333333333 0.00335820895522388 0.00335820895522388 0.00333333333333333],[0.8,0.7,0.4],'LineStyle','none')

fill([0.00189054726368159 0.00189054726368159 0.00191542288557214 0.00191542288557214],[0.00333333333333333 0.00335820895522388 0.00335820895522388 0.00333333333333333],[0.8,0.7,0.4],'LineStyle','none')

fill([0.00211442786069652 0.00211442786069652 0.00213930348258706 0.00213930348258706],[0.00333333333333333 0.00335820895522388 0.00335820895522388 0.00333333333333333],[0.8,0.7,0.4],'LineStyle','none')

fill([0.00213930348258706 0.00213930348258706 0.00216417910447761 0.00216417910447761],[0.00333333333333333 0.00335820895522388 0.00335820895522388 0.00333333333333333],[0.8,0.7,0.4],'LineStyle','none')

fill([0.00216417910447761 0.00216417910447761 0.00218905472636816 0.00218905472636816],[0.00333333333333333 0.00335820895522388 0.00335820895522388 0.00333333333333333],[0.8,0.7,0.4],'LineStyle','none')

fill([0.00218905472636816 0.00218905472636816 0.00221393034825871 0.00221393034825871],[0.00333333333333333 0.00335820895522388 0.00335820895522388 0.00333333333333333],[0.8,0.7,0.4],'LineStyle','none')

fill([0.00221393034825871 0.00221393034825871 0.00223880597014925 0.00223880597014925],[0.00333333333333333 0.00335820895522388 0.00335820895522388 0.00333333333333333],[0.8,0.7,0.4],'LineStyle','none')

fill([0.00223880597014925 0.00223880597014925 0.0022636815920398 0.0022636815920398],[0.00333333333333333 0.00335820895522388 0.00335820895522388 0.00333333333333333],[0.8,0.7,0.4],'LineStyle','none')

fill([0.00191542288557214 0.00191542288557214 0.00194029850746269 0.00194029850746269],[0.00335820895522388 0.00338308457711443 0.00338308457711443 0.00335820895522388],[0.8,0.7,0.4],'LineStyle','none')

fill([0.00194029850746269 0.00194029850746269 0.00196517412935323 0.00196517412935323],[0.00335820895522388 0.00338308457711443 0.00338308457711443 0.00335820895522388],[0.8,0.7,0.4],'LineStyle','none')

fill([0.00201492537313433 0.00201492537313433 0.00203980099502488 0.00203980099502488],[0.00335820895522388 0.00338308457711443 0.00338308457711443 0.00335820895522388],[0.8,0.7,0.4],'LineStyle','none')

fill([0.00203980099502488 0.00203980099502488 0.00206467661691542 0.00206467661691542],[0.00335820895522388 0.00338308457711443 0.00338308457711443 0.00335820895522388],[0.8,0.7,0.4],'LineStyle','none')

fill([0.00206467661691542 0.00206467661691542 0.00208955223880597 0.00208955223880597],[0.00335820895522388 0.00338308457711443 0.00338308457711443 0.00335820895522388],[0.8,0.7,0.4],'LineStyle','none')

fill([0.00208955223880597 0.00208955223880597 0.00211442786069652 0.00211442786069652],[0.00335820895522388 0.00338308457711443 0.00338308457711443 0.00335820895522388],[0.8,0.7,0.4],'LineStyle','none')

fill([0.00196517412935323 0.00196517412935323 0.00199004975124378 0.00199004975124378],[0.00338308457711443 0.00340796019900498 0.00340796019900498 0.00338308457711443],[0.8,0.7,0.4],'LineStyle','none')

fill([0.00199004975124378 0.00199004975124378 0.00201492537313433 0.00201492537313433],[0.00338308457711443 0.00340796019900498 0.00340796019900498 0.00338308457711443],[0.8,0.7,0.4],'LineStyle','none')
